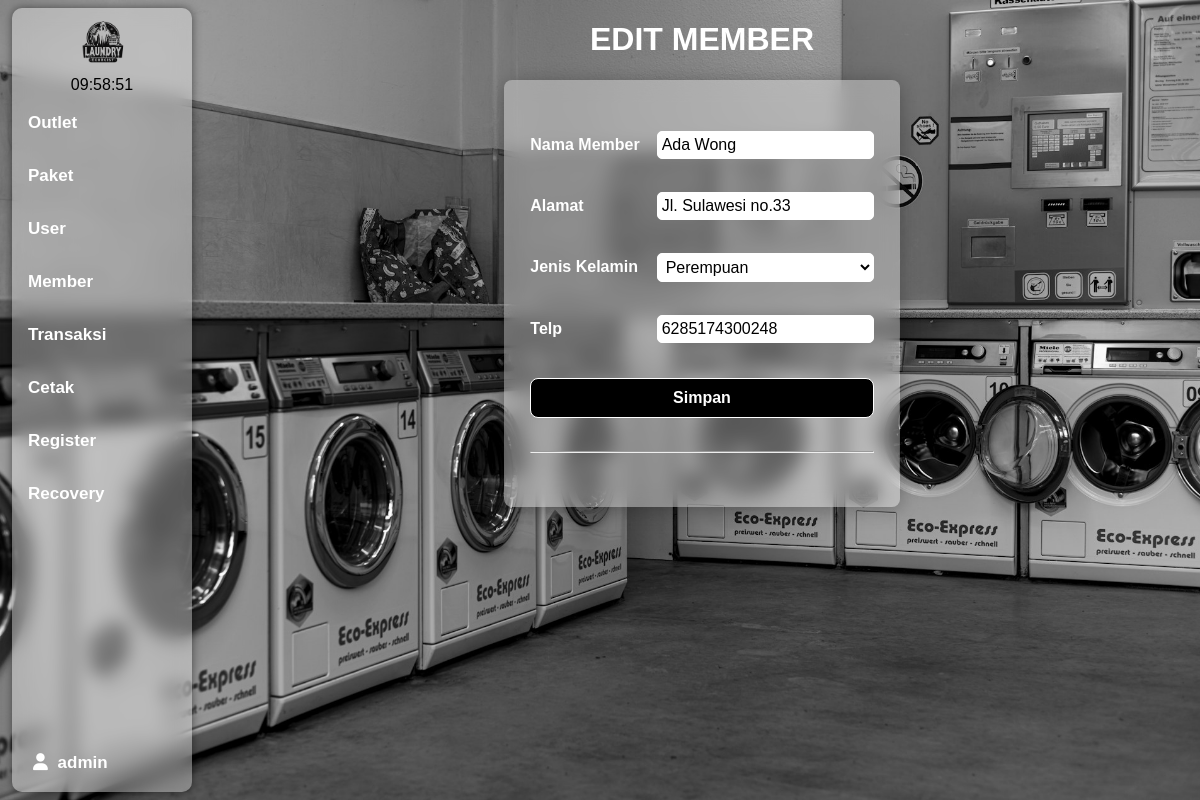
Before: /dashboard.php?page=editmember&id=2 (signed in) with the older database file.
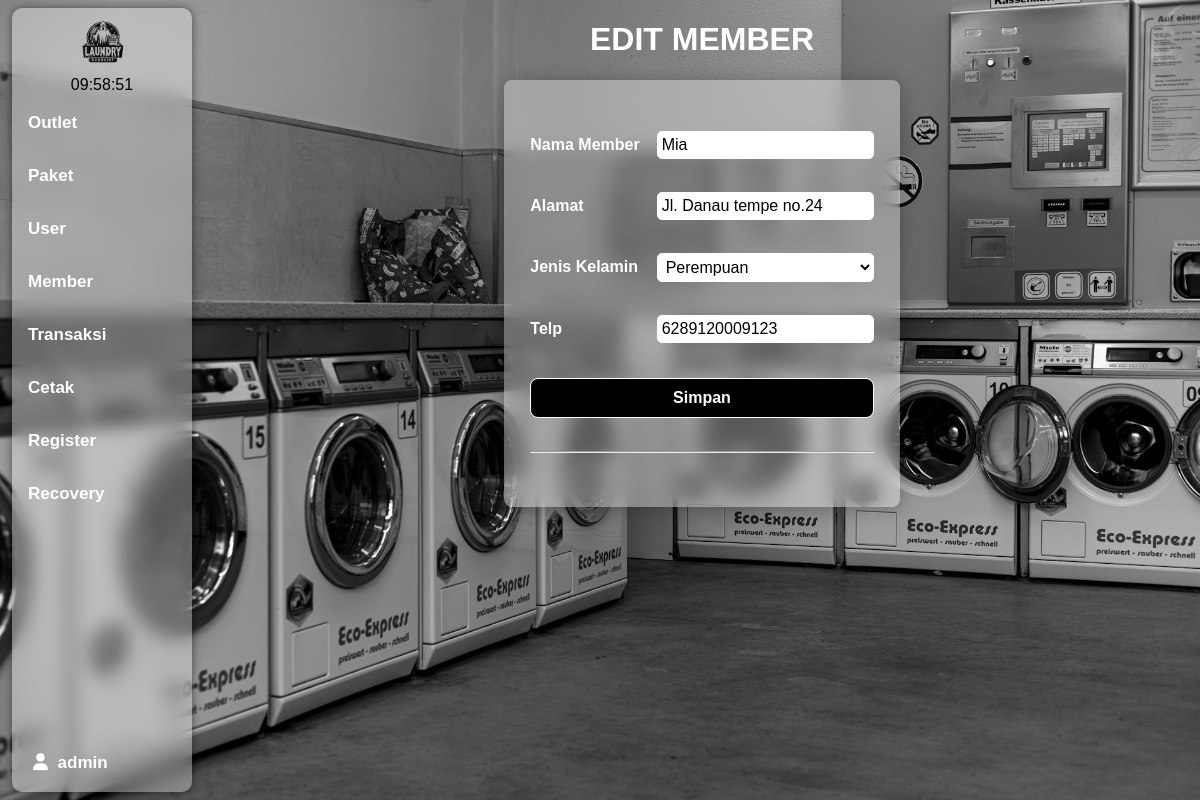
After: the same page with the newer database file.
### tables this page shows
CREATE TABLE `tb_member` (
  `id` int NOT NULL,
  `nama` varchar(100) NOT NULL,
  `alamat` text NOT NULL,
  `jenis_kelamin` enum('L','P') NOT NULL,
  `tlp` varchar(15) NOT NULL
);

### member/edit.php (the view, shortened to what this page needs)
<?php
    if(isset($_GET['id'])) {
    $id = $_GET['id'];
    $query = mysqli_query($koneksi, "SELECT * FROM tb_member WHERE id=$id");
    $baris = mysqli_fetch_assoc($query);
?>
<h1 align="center">EDIT MEMBER</h1>
<form action="dashboard.php?page=editmember" method="post">
    <table class="formtable" align="center">
        <tr>
            <td><input type="hidden" name="id" value="<?= $baris['id'];?>"></td>
        </tr>
        <tr>
            <td>Nama Member</td>
            <td><input type="text" name="namamember" value="<?= $baris['nama'];?>"></td>
        </tr>
        <tr>
            <td>Alamat</td>
            <td><input type="text" name="alamat" value="<?= $baris['alamat'];?>"></td>
        </tr>
        <tr>
            <td>Jenis Kelamin</td>
            <td>
                <select name="jeniskelamin" id="">
	<?php
	$kelamin = $baris['jenis_kelamin'];
	?>
	<option value="P" <?php if($kelamin=='P'){echo "selected";}?>>Perempuan</option>
            </select>
        </td>
        </tr>
        <tr>
            <td>Telp</td>
            <td><input type="text" name="telp" value="<?= $baris['tlp'];?>"></td>
        </tr>
        <tr>
            <td colspan="2"><input type="submit" value="Simpan" name="edit" id="submit"></td>
        </tr>
        <tr>
            <td colspan="3"><hr></td>
        </tr>
    </table>
</form>
<?php
}
?>

Changed rows visible on the page:
changed tb_member "Perempuan": namamember "Ada Wong" → "Mia"; alamat "Jl. Sulawesi no.33" → "Jl. Danau tempe no.24"; telp "6285174300248" → "6289120009123"
